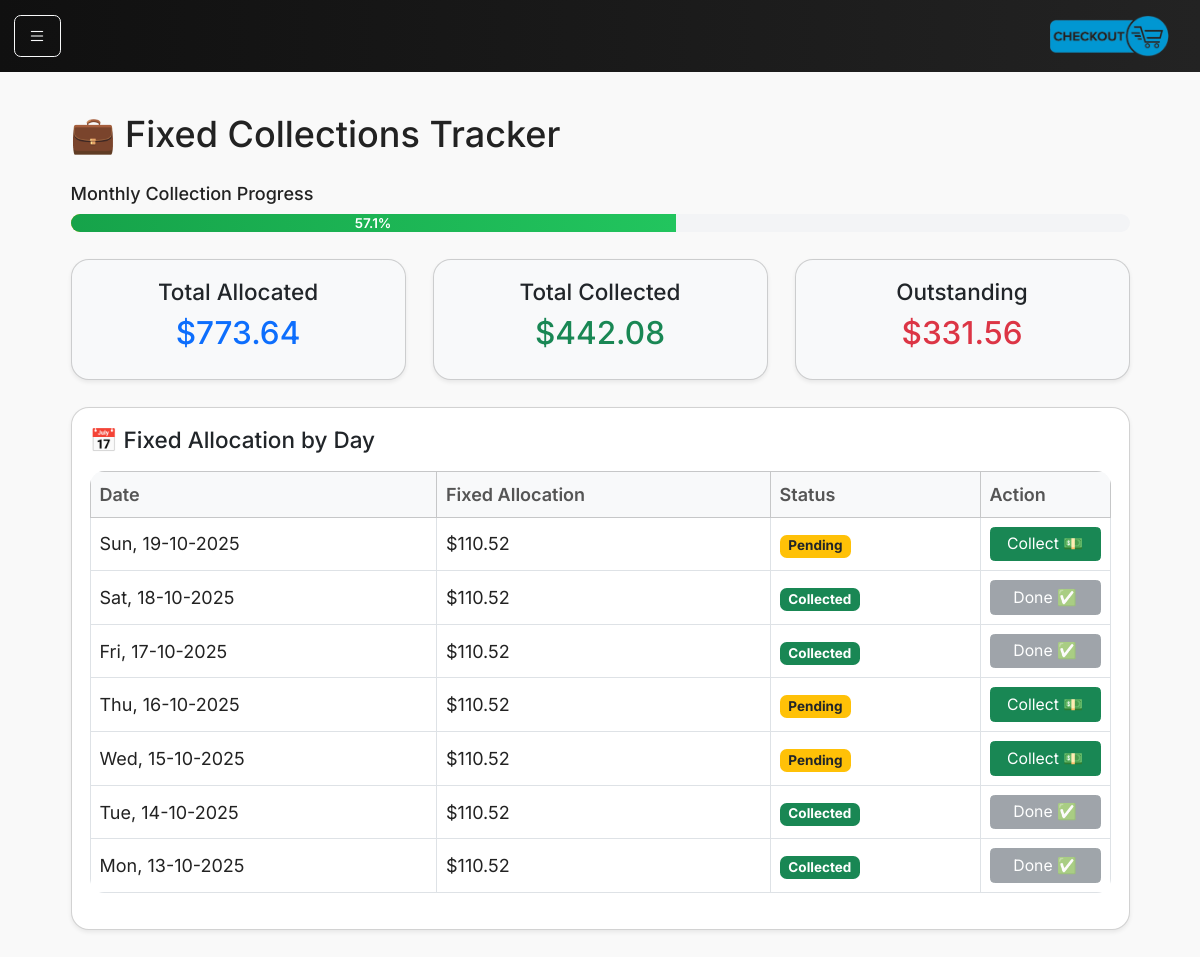
Page /fixed-collections on the earlier database version.
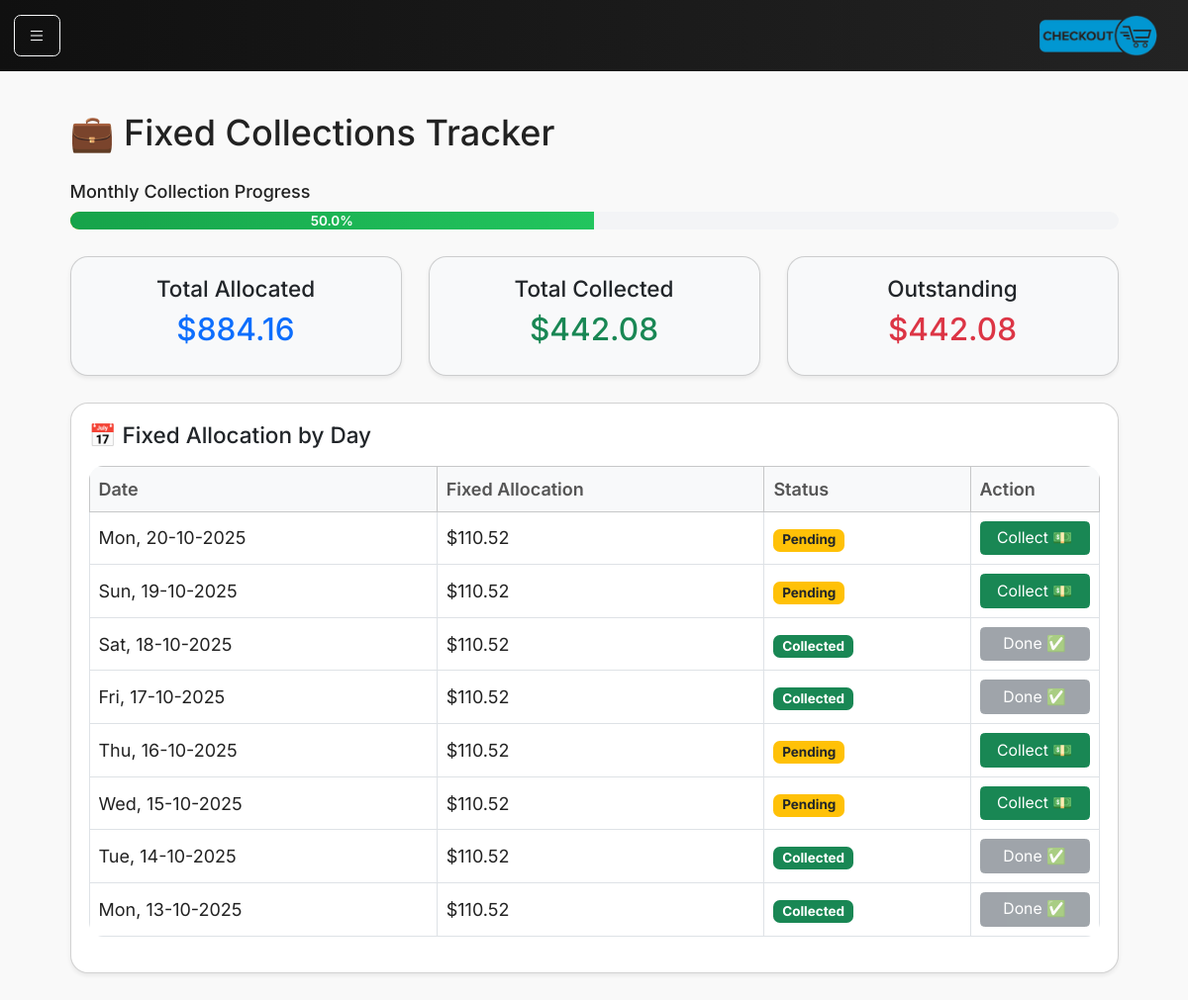
Same page on the later database version.
### models.py (models this page shows)
class DailyClosing(db.Model):
    __tablename__ = "daily_closings"
    id = db.Column(db.Integer, primary_key=True)
    date = db.Column(db.Date, nullable=False, unique=True)
    sales_cents = db.Column(db.Integer, nullable=False)
    fixed_allocation_cents = db.Column(db.Integer, default=0)
    ops_allocation_cents = db.Column(db.Integer, default=0)
    inventory_allocation_cents = db.Column(db.Integer, default=0)
    buffer_allocation_cents = db.Column(db.Integer, default=0)
    payment_mode = db.Column(db.String(20))
    notes = db.Column(db.String(255))
    created_at = db.Column(db.DateTime, default=datetime.utcnow)

### main.py (the view)
@app.route("/fixed-collections")
def fixed_collections():
    today = date.today()
    month_start = today.replace(day=1)
    closings = db.session.execute(
        db.select(DailyClosing)
        .where(DailyClosing.date >= month_start)
        .order_by(DailyClosing.date.desc()) # This is the crucial line
    ).scalars().all()
    total_allocated = sum(c.fixed_allocation_cents for c in closings)
    collections = db.session.execute(
        db.select(FixedCollection).where(FixedCollection.collected_on >= month_start)
    ).scalars().all()
    total_collected = sum(c.amount_cents for c in collections)
    month_target = current_month_target_cents(today)
    dim = days_in_month(today.year, today.month)
    daily_goal = month_target // dim if dim else 0
    outstanding = total_allocated - total_collected
    progress_pct = (total_collected / total_allocated * 100) if total_allocated > 0 else 0
    return render_template(
        "fixed_collections.html",
        total_allocated=total_allocated,
        total_collected=total_collected,
        daily_goal=daily_goal,
        progress_pct=progress_pct,
        closings=closings,
        outstanding=outstanding,
        collections=collections,
        currency=CURRENCY,
        today=today
    )

### helpers.py (called while the page is built)
def current_month_target_cents(on_date: date) -> int:
    total = db.session.scalar(
        db.select(db.func.coalesce(db.func.sum(FixedBill.monthly_amount_cents), 0))
        .where(FixedBill.is_active == True)
    )
    return int(total or 0)

def days_in_month(year: int, month: int) -> int:
    return monthrange(year, month)[1]

### main.py (called while the page is built)
@app.context_processor
def inject_request():
    return dict(request=request)

### templates/fixed_collections.html (shortened to what this page needs)
{% extends "base.html" %}
{% block content %}
<div class="container py-4">
    <h2 class="mb-4">💼 Fixed Collections Tracker</h2>
    <div class="mb-4">
        <h6>Monthly Collection Progress</h6>
        <div class="progress" style="--progress: {{ (progress_pct or 0)|round(2) }}%;">
            <div class="progress-bar {{ 'bg-success' if progress_pct >= 100 else 'bg-info' if progress_pct >= 60 else 'bg-warning' }}"
                style="width: var(--progress);" role="progressbar" aria-valuenow="{{ (progress_pct or 0)|round(1) }}"
                aria-valuemin="0" aria-valuemax="100">
                {{ (progress_pct or 0)|round(1) }}%
            </div>
        </div>
    </div>
    <div class="row text-center mb-4">
        <div class="col-md-4">
            <div class="card bg-light shadow-sm">
                <div class="card-body">
                    <h5>Total Allocated</h5>
                    <h3 class="text-primary">${{ "%.2f"|format(total_allocated / 100) }}</h3>
                </div>
            </div>
        </div>
        <div class="col-md-4">
            <div class="card bg-light shadow-sm">
                <div class="card-body">
                    <h5>Total Collected</h5>
                    <h3 class="text-success">${{ "%.2f"|format(total_collected / 100) }}</h3>
                </div>
            </div>
        </div>
        <div class="col-md-4">
            <div class="card bg-light shadow-sm">
                <div class="card-body">
                    <h5>Outstanding</h5>
                    <h3 class="text-danger">${{ "%.2f"|format(outstanding / 100) }}</h3>
                </div>
            </div>
        </div>
    </div>
    <div class="card shadow-sm">
        <div class="card-body">
            <h5 class="card-title mb-3">📅 Fixed Allocation by Day</h5>
            {% if closings %}
            <div class="table-responsive">
                <table class="table table-bordered align-middle">
                    <thead class="table-light">
                        <tr>
                            <th>Date</th>
                            <th>Fixed Allocation</th>
                            <th>Status</th>
                            <th style="width: 130px;">Action</th>
                        </tr>
                    </thead>
                    <tbody>
                        {% for c in closings %}
                        {% set collected = collections | selectattr("collected_on", "equalto", c.date) | list %}
                        <tr>
                            <td>{{ c.date.strftime("%a, %d-%m-%Y") }}</td>
                            <td>${{ "%.2f"|format(c.fixed_allocation_cents / 100) }}</td>
                            <td>
                                {% if collected %}
                                <span class="badge bg-success">Collected</span>
                                {% else %}
                                <span class="badge bg-warning text-dark">Pending</span>
                                {% endif %}
                            </td>
                            <td>
                                {% if not collected %}
                                <form method="POST" action="{{ url_for('mark_fixed_collected') }}">
                                    <button type="submit" class="btn btn-sm btn-success w-100">Collect 💵</button>
                                </form>
                                {% else %}
                                <button class="btn btn-sm btn-secondary w-100" disabled>Done ✅</button>
                                {% endif %}
                            </td>
                        </tr>
                        {% endfor %}
                    </tbody>
                </table>
            </div>
            {% else %}
            <p class="text-muted">No daily closings recorded yet.</p>
            {% endif %}
        </div>
    </div>
</div>
{% endblock %}

Differences in the rows shown:
added DailyClosing: date "Mon, 20-10-2025", c.fixed_allocation_cents/100 "110.52", shows "Pending"
Other differences:
{{ (progress_pct or 0)|round(1) }}: 57.1 → 50.0 (drawn)
{{ (progress_pct or 0)|round(1) }}: "57.1" → "50.0"
{{ "%.2f"|format(total_allocated / 100) }}: "773.64" → "884.16"
{{ "%.2f"|format(outstanding / 100) }}: "331.56" → "442.08"
